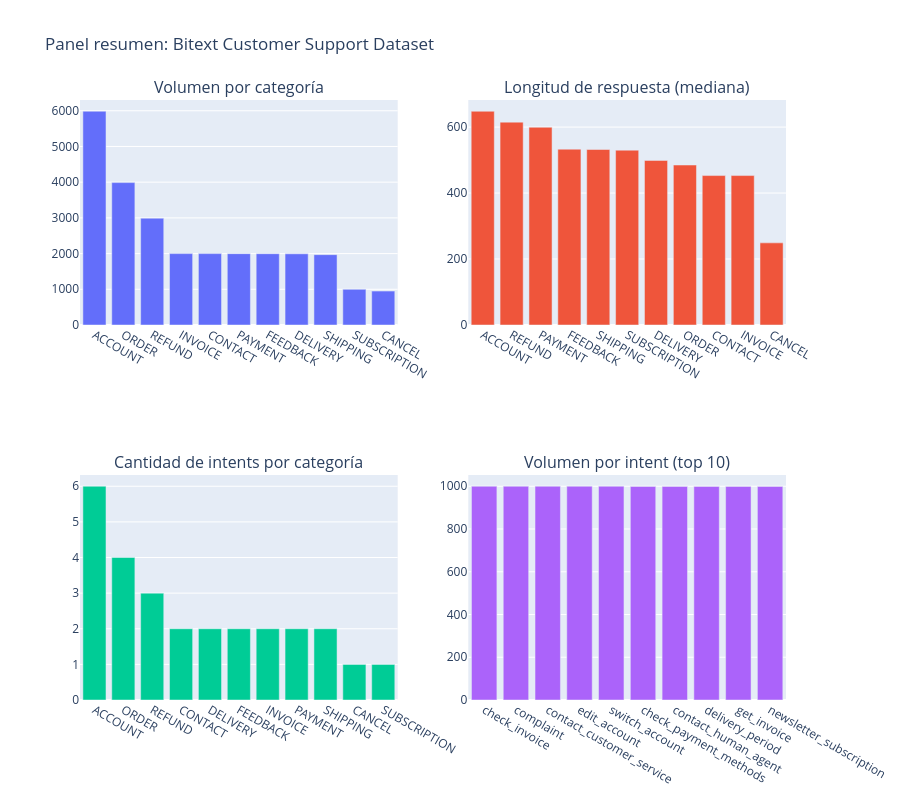

Notebook source saved alongside this figure:
### Markdown cell above
## Panel resumen: cuatro métricas clave en un solo vistazo

Combinamos volumen, longitud de respuesta, cantidad de intents y los intents 
más frecuentes en un único panel — una vista consolidada de la estructura del dataset.

### Code cell
from plotly.subplots import make_subplots
import plotly.graph_objects as go

fig = make_subplots(
    rows=2, cols=2,
    subplot_titles=('Volumen por categoría', 'Longitud de respuesta (mediana)', 
                     'Cantidad de intents por categoría', 'Volumen por intent (top 10)')
)

cat_counts = df['category'].value_counts()
fig.add_trace(go.Bar(x=cat_counts.index, y=cat_counts.values, name='Volumen'), row=1, col=1)

median_by_cat = df.groupby('category')['longitud_respuesta'].median().sort_values(ascending=False)
fig.add_trace(go.Bar(x=median_by_cat.index, y=median_by_cat.values, name='Mediana'), row=1, col=2)

intents_by_cat = df.groupby('category')['intent'].nunique().sort_values(ascending=False)
fig.add_trace(go.Bar(x=intents_by_cat.index, y=intents_by_cat.values, name='Intents'), row=2, col=1)

top_intents = df['intent'].value_counts().head(10)
fig.add_trace(go.Bar(x=top_intents.index, y=top_intents.values, name='Top intents'), row=2, col=2)

fig.update_layout(height=800, showlegend=False, title_text='Panel resumen: Bitext Customer Support Dataset')
fig.show()

### Figure 1 — Plotly figure (JSON) as saved in the notebook; plotly's stock layout.template omitted (floating-point values rounded to 4 significant figures)
{"data": [{"name": "Volumen", "type": "bar", "x": ["ACCOUNT", "ORDER", "REFUND", "INVOICE", "CONTACT", "PAYMENT", "FEEDBACK", "DELIVERY", "SHIPPING", "SUBSCRIPTION", "CANCEL"], "xaxis": "x", "y": [5986, 3988, 2992, 1999, 1999, 1998, 1997, 1994, 1970, 999, 950], "yaxis": "y"}, {"name": "Mediana", "type": "bar", "x": ["ACCOUNT", "REFUND", "PAYMENT", "FEEDBACK", "SHIPPING", "SUBSCRIPTION", "DELIVERY", "ORDER", "CONTACT", "INVOICE", "CANCEL"], "xaxis": "x2", "y": [648.0, 615.0, 599.5, 533.0, 532.0, 530.0, 499.0, 485.0, 453.0, 453.0, 249.0], "yaxis": "y2"}, {"name": "Intents", "type": "bar", "x": ["ACCOUNT", "ORDER", "REFUND", "CONTACT", "DELIVERY", "FEEDBACK", "INVOICE", "PAYMENT", "SHIPPING", "CANCEL", "SUBSCRIPTION"], "xaxis": "x3", "y": [6, 4, 3, 2, 2, 2, 2, 2, 2, 1, 1], "yaxis": "y3"}, {"name": "Top intents", "type": "bar", "x": ["check_invoice", "complaint", "contact_customer_service", "edit_account", "switch_account", "check_payment_methods", "contact_human_agent", "delivery_period", "get_invoice", "newsletter_subscription"], "xaxis": "x4", "y": [1000, 1000, 1000, 1000, 1000, 999, 999, 999, 999, 999], "yaxis": "y4"}], "layout": {"annotations": [{"font": {"size": 16}, "showarrow": false, "text": "Volumen por categoría", "x": 0.225, "xanchor": "center", "xref": "paper", "y": 1, "yanchor": "bottom", "yref": "paper"}, {"font": {"size": 16}, "showarrow": false, "text": "Longitud de respuesta (mediana)", "x": 0.775, "xanchor": "center", "xref": "paper", "y": 1, "yanchor": "bottom", "yref": "paper"}, {"font": {"size": 16}, "showarrow": false, "text": "Cantidad de intents por categoría", "x": 0.225, "xanchor": "center", "xref": "paper", "y": 0.375, "yanchor": "bottom", "yref": "paper"}, {"font": {"size": 16}, "showarrow": false, "text": "Volumen por intent (top 10)", "x": 0.775, "xanchor": "center", "xref": "paper", "y": 0.375, "yanchor": "bottom", "yref": "paper"}], "height": 800, "showlegend": false, "title": {"text": "Panel resumen: Bitext Customer Support Dataset"}, "xaxis": {"anchor": "y", "domain": [0, 0.45]}, "xaxis2": {"anchor": "y2", "domain": [0.55, 1]}, "xaxis3": {"anchor": "y3", "domain": [0, 0.45]}, "xaxis4": {"anchor": "y4", "domain": [0.55, 1]}, "yaxis": {"anchor": "x", "domain": [0.625, 1]}, "yaxis2": {"anchor": "x2", "domain": [0.625, 1]}, "yaxis3": {"anchor": "x3", "domain": [0, 0.375]}, "yaxis4": {"anchor": "x4", "domain": [0, 0.375]}}}
